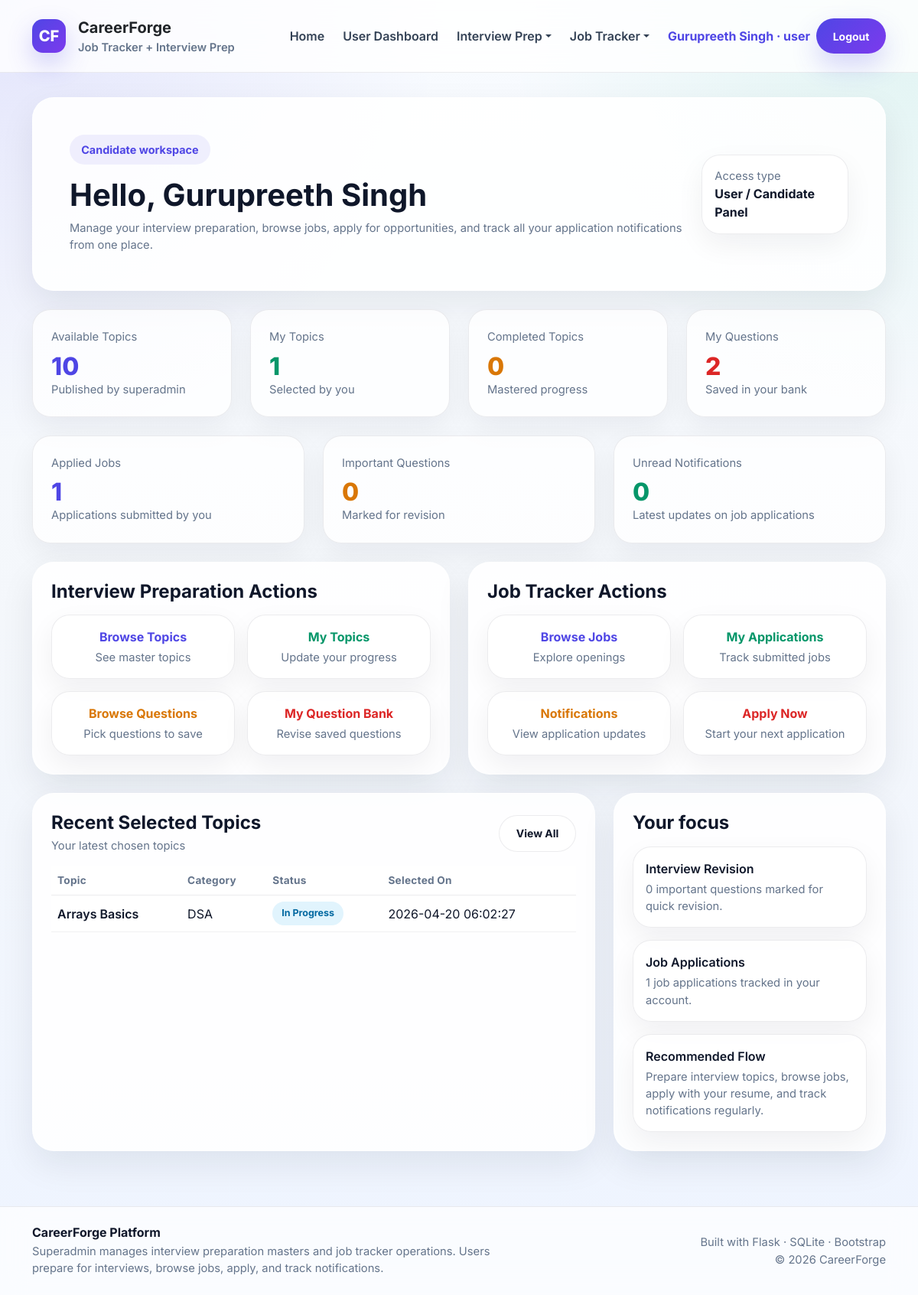
The page /user/dashboard (signed in) on the database its author committed.
### tables this page shows
CREATE TABLE user_selected_topics (
            id INTEGER PRIMARY KEY AUTOINCREMENT,
            user_id INTEGER NOT NULL,
            topic_id INTEGER NOT NULL,
            progress_status TEXT DEFAULT 'Not Started',
            notes TEXT,
            created_at TIMESTAMP DEFAULT CURRENT_TIMESTAMP,
            UNIQUE(user_id, topic_id),
            FOREIGN KEY (user_id) REFERENCES users(id),
            FOREIGN KEY (topic_id) REFERENCES master_prep_topics(id)
        );

CREATE TABLE master_prep_topics (
            id INTEGER PRIMARY KEY AUTOINCREMENT,
            topic_name TEXT NOT NULL UNIQUE,
            category TEXT,
            description TEXT,
            created_by INTEGER,
            created_at TIMESTAMP DEFAULT CURRENT_TIMESTAMP, is_active INTEGER DEFAULT 1,
            FOREIGN KEY (created_by) REFERENCES users(id)
        );

### app.py (the view)
@app.route("/user/dashboard")
@login_required
@role_required("user")
def user_dashboard():
    db = get_db()
    user_id = session.get("user_id")
    total_selected_topics = db.execute(
        """
        SELECT COUNT(*) AS count
        FROM user_selected_topics
        WHERE user_id = ?
        """,
        (user_id,),
    ).fetchone()["count"]
    completed_topics = db.execute(
        """
        SELECT COUNT(*) AS count
        FROM user_selected_topics
        WHERE user_id = ? AND progress_status = 'Mastered'
        """,
        (user_id,),
    ).fetchone()["count"]
    total_selected_questions = db.execute(
        """
        SELECT COUNT(*) AS count
        FROM user_selected_questions
        WHERE user_id = ?
        """,
        (user_id,),
    ).fetchone()["count"]
    important_questions = db.execute(
        """
        SELECT COUNT(*) AS count
        FROM user_selected_questions
        WHERE user_id = ? AND is_important = 1
        """,
        (user_id,),
    ).fetchone()["count"]
    recent_topics = db.execute(
        """
        SELECT ust.id, ust.progress_status, ust.created_at, mpt.topic_name, mpt.category
        FROM user_selected_topics ust
        INNER JOIN master_prep_topics mpt ON ust.topic_id = mpt.id
        WHERE ust.user_id = ?
        ORDER BY ust.id DESC
        LIMIT 5
        """,
        (user_id,),
    ).fetchall()
    available_topic_count = db.execute(
        """
        SELECT COUNT(*) AS count
        FROM master_prep_topics
        WHERE is_active = 1
        """
    ).fetchone()["count"]
    my_applications_count = db.execute(
        """
        SELECT COUNT(*) AS count
        FROM job_applications
        WHERE user_id = ?
        """,
        (user_id,),
    ).fetchone()["count"]
    return render_template(
        "user_dashboard.html",
        total_selected_topics=total_selected_topics,
        completed_topics=completed_topics,
        total_selected_questions=total_selected_questions,
        important_questions=important_questions,
        recent_topics=recent_topics,
        available_topic_count=available_topic_count,
        my_applications_count=my_applications_count,
    )

### templates/user_dashboard.html (shortened to what this page needs)
{% extends "base.html" %}
{% block content %}
<section class="glass-card p-4 p-md-5 mb-4">
    <div class="d-flex flex-column flex-lg-row justify-content-between align-items-lg-center gap-3">
        <div>
            <span class="section-pill">Candidate workspace</span>
            <h1 class="fw-bold mt-3 mb-2">Hello, {{ current_user_name }}</h1>
            <p class="small-muted mb-0">
                Manage your interview preparation, browse jobs, apply for opportunities, and track all your application
                notifications from one place.
            </p>
        </div>
        <div class="soft-card p-3">
            <div class="small-muted">Access type</div>
            <div class="fw-bold">User / Candidate Panel</div>
        </div>
    </div>
</section>
<section class="row g-4 mb-4">
    <div class="col-md-6 col-xl-3">
        <div class="soft-card p-4 h-100 metric-card">
            <div class="small-muted mb-2">Available Topics</div>
            <h2 style="color: var(--primary);">{{ available_topic_count }}</h2>
            <div class="small-muted">Published by superadmin</div>
        </div>
    </div>
    <div class="col-md-6 col-xl-3">
        <div class="soft-card p-4 h-100 metric-card">
            <div class="small-muted mb-2">My Topics</div>
            <h2 style="color: var(--success);">{{ total_selected_topics }}</h2>
            <div class="small-muted">Selected by you</div>
        </div>
    </div>
    <div class="col-md-6 col-xl-3">
        <div class="soft-card p-4 h-100 metric-card">
            <div class="small-muted mb-2">Completed Topics</div>
            <h2 style="color: var(--warning);">{{ completed_topics }}</h2>
            <div class="small-muted">Mastered progress</div>
        </div>
    </div>
    <div class="col-md-6 col-xl-3">
        <div class="soft-card p-4 h-100 metric-card">
            <div class="small-muted mb-2">My Questions</div>
            <h2 style="color: var(--danger);">{{ total_selected_questions }}</h2>
            <div class="small-muted">Saved in your bank</div>
        </div>
    </div>
</section>
<section class="row g-4 mb-4">
    <div class="col-md-6 col-xl-4">
        <div class="soft-card p-4 h-100 metric-card">
            <div class="small-muted mb-2">Applied Jobs</div>
            <h2 style="color: var(--primary);">{{ my_applications_count }}</h2>
            <div class="small-muted">Applications submitted by you</div>
        </div>
    </div>
    <div class="col-md-6 col-xl-4">
        <div class="soft-card p-4 h-100 metric-card">
            <div class="small-muted mb-2">Important Questions</div>
            <h2 style="color: var(--warning);">{{ important_questions }}</h2>
            <div class="small-muted">Marked for revision</div>
        </div>
    </div>
    <div class="col-md-12 col-xl-4">
        <div class="soft-card p-4 h-100 metric-card">
            <div class="small-muted mb-2">Unread Notifications</div>
            <h2 style="color: var(--success);">{{ unread_notifications_count }}</h2>
            <div class="small-muted">Latest updates on job applications</div>
        </div>
    </div>
</section>
<section class="row g-4 mb-4">
    <div class="col-lg-6">
        <div class="glass-card p-4 h-100">
            <h4 class="fw-bold mb-3">Interview Preparation Actions</h4>
            <div class="row g-3">
                <div class="col-md-6">
                    <a href="{{ url_for('available_topics') }}" class="text-decoration-none">
                        <div class="soft-card p-3 h-100 text-center">
                            <div class="fw-bold mb-1" style="color: var(--primary);">Browse Topics</div>
                            <div class="small-muted">See master topics</div>
                        </div>
                    </a>
                </div>
                <div class="col-md-6">
                    <a href="{{ url_for('my_topics') }}" class="text-decoration-none">
                        <div class="soft-card p-3 h-100 text-center">
                            <div class="fw-bold mb-1" style="color: var(--success);">My Topics</div>
                            <div class="small-muted">Update your progress</div>
                        </div>
                    </a>
                </div>
                <div class="col-md-6">
                    <a href="{{ url_for('available_questions') }}" class="text-decoration-none">
                        <div class="soft-card p-3 h-100 text-center">
                            <div class="fw-bold mb-1" style="color: var(--warning);">Browse Questions</div>
                            <div class="small-muted">Pick questions to save</div>
                        </div>
                    </a>
                </div>
                <div class="col-md-6">
                    <a href="{{ url_for('my_questions') }}" class="text-decoration-none">
                        <div class="soft-card p-3 h-100 text-center">
                            <div class="fw-bold mb-1" style="color: var(--danger);">My Question Bank</div>
                            <div class="small-muted">Revise saved questions</div>
                        </div>
                    </a>
                </div>
            </div>
        </div>
    </div>
    <div class="col-lg-6">
        <div class="glass-card p-4 h-100">
            <h4 class="fw-bold mb-3">Job Tracker Actions</h4>
            <div class="row g-3">
                <div class="col-md-6">
                    <a href="{{ url_for('user_jobs') }}" class="text-decoration-none">
                        <div class="soft-card p-3 h-100 text-center">
                            <div class="fw-bold mb-1" style="color: var(--primary);">Browse Jobs</div>
                            <div class="small-muted">Explore openings</div>
                        </div>
                    </a>
                </div>
                <div class="col-md-6">
                    <a href="{{ url_for('my_applications') }}" class="text-decoration-none">
                        <div class="soft-card p-3 h-100 text-center">
                            <div class="fw-bold mb-1" style="color: var(--success);">My Applications</div>
                            <div class="small-muted">Track submitted jobs</div>
                        </div>
                    </a>
                </div>
                <div class="col-md-6">
                    <a href="{{ url_for('notifications') }}" class="text-decoration-none">
                        <div class="soft-card p-3 h-100 text-center">
                            <div class="fw-bold mb-1" style="color: var(--warning);">Notifications</div>
                            <div class="small-muted">View application updates</div>
                        </div>
                    </a>
                </div>
                <div class="col-md-6">
                    <a href="{{ url_for('user_jobs') }}" class="text-decoration-none">
                        <div class="soft-card p-3 h-100 text-center">
                            <div class="fw-bold mb-1" style="color: var(--danger);">Apply Now</div>
                            <div class="small-muted">Start your next application</div>
                        </div>
                    </a>
                </div>
            </div>
        </div>
    </div>
</section>
<section class="row g-4 mb-4">
    <div class="col-lg-8">
        <div class="glass-card p-4 h-100">
            <div class="d-flex justify-content-between align-items-center mb-3">
                <div>
                    <h4 class="fw-bold mb-1">Recent Selected Topics</h4>
                    <div class="small-muted">Your latest chosen topics</div>
                </div>
                <a href="{{ url_for('my_topics') }}" class="btn btn-light-soft btn-sm">View All</a>
            </div>
            {% if recent_topics %}
            <div class="table-responsive">
                <table class="table table-clean align-middle mb-0">
                    <thead>
                        <tr>
                            <th>Topic</th>
                            <th>Category</th>
                            <th>Status</th>
                            <th>Selected On</th>
                        </tr>
                    </thead>
                    <tbody>
                        {% for topic in recent_topics %}
                        <tr>
                            <td class="fw-semibold">{{ topic.topic_name }}</td>
                            <td>{{ topic.category if topic.category else '—' }}</td>
                            <td><span class="status-badge status-user">{{ topic.progress_status }}</span></td>
                            <td>{{ topic.created_at }}</td>
                        </tr>
                        {% endfor %}
                    </tbody>
                </table>
            </div>
            {% else %}
            <div class="soft-card p-4 text-center">
                <h6 class="fw-bold mb-2">No topics selected yet</h6>
                <p class="small-muted mb-3">Start by selecting topics from the master library.</p>
                <a href="{{ url_for('available_topics') }}" class="btn btn-primary-soft">Browse Topics</a>
            </div>
            {% endif %}
        </div>
    </div>
    <div class="col-lg-4">
        <div class="glass-card p-4 h-100">
            <h4 class="fw-bold mb-3">Your focus</h4>
            <div class="soft-card p-3 mb-3">
                <div class="fw-semibold mb-1">Interview Revision</div>
                <div class="small-muted">{{ important_questions }} important questions marked for quick revision.</div>
            </div>
            <div class="soft-card p-3 mb-3">
                <div class="fw-semibold mb-1">Job Applications</div>
                <div class="small-muted">{{ my_applications_count }} job applications tracked in your account.</div>
            </div>
            <div class="soft-card p-3">
                <div class="fw-semibold mb-1">Recommended Flow</div>
                <div class="small-muted">Prepare interview topics, browse jobs, apply with your resume, and track
                    notifications regularly.</div>
            </div>
        </div>
    </div>
</section>
{% endblock %}

### rows shown on the page
user_selected_topics: topic_name "Arrays Basics", category "DSA", progress_status "In Progress", created_at "2026-04-20 06:02:27"

### other values the page prints
{{ current_user_name }} "Gurupreeth Singh"
{{ current_user_role }} "user"
{{ available_topic_count }} "10"
{{ total_selected_topics }} "1"
{{ completed_topics }} "0"
{{ total_selected_questions }} "2"
{{ my_applications_count }} "1"
{{ important_questions }} "0"
{{ unread_notifications_count }} "0"
